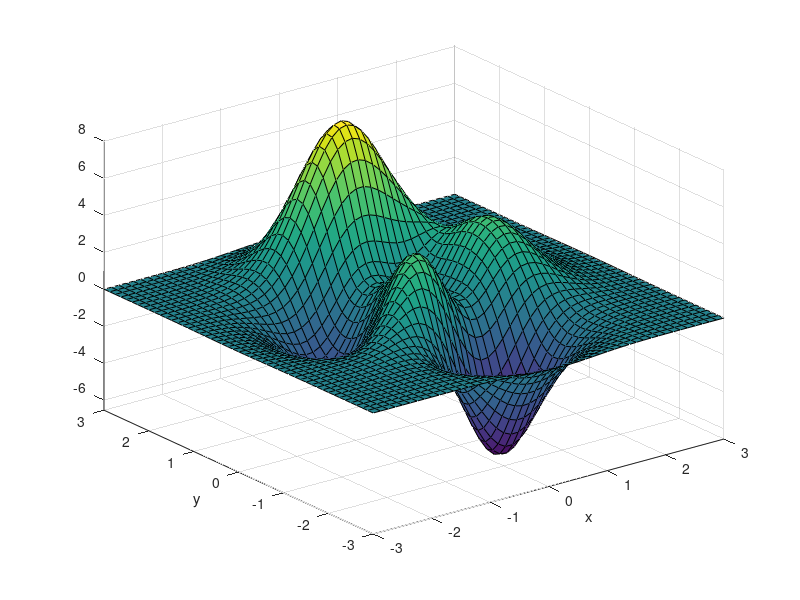

Reproduce this figure in MATLAB. (Note: this script raises an error after producing the figure.)
%=============================================================================
% Copyright (c) 2016-present Allan CORNET (Nelson)
%=============================================================================
% This file is part of the Nelson.
%=============================================================================
% LICENCE_BLOCK_BEGIN
% SPDX-License-Identifier: LGPL-3.0-or-later
% LICENCE_BLOCK_END
%=============================================================================
function varargout = peaks (varargin)
  narginchk(0, 2);
  nargoutchk(0, 3);
  
  if nargin == 0
    dx = 1 / 8;
    [x, y] = meshgrid(-3 : dx : 3);
  elseif nargin == 1
    param1 = varargin{1};
    if length(param1) == 1
      [x, y] = meshgrid(linspace(-3, 3, param1));
    else
      [x, y] = meshgrid(param1, param1);     
    end
  else
    x = varargin{1};
    y = varargin{2};
  end
  
  part1 = 3 * (1 - x) .^ 2 .* exp(-(x .^ 2) - (y + 1) .^ 2);
  part2 = 10*(x / 5 - x .^ 3 - y .^ 5) .* exp(-x .^ 2 - y .^ 2);
  part3 = 1 / 3 *exp(-(x + 1) .^ 2 - y .^ 2);
  z =  part1 - part2 - part3;
  
  if nargout == 0
    disp(' ')
    disp('z =  3*(1-x).^2.*exp(-(x.^2) - (y+1).^2) ... ')
    disp('   - 10*(x/5 - x.^3 - y.^5).*exp(-x.^2-y.^2) ... ')
    disp('   - 1/3*exp(-(x+1).^2 - y.^2) ')
    disp(' ')
    surf(x, y, z);
    axis('tight')
    xlabel('x');
    ylabel('y');
    title(_('Peaks'));
  elseif nargout == 1
    varargout{1} = z;
  else
    varargout{1} = x;
  end
  
  if nargout > 1
    varargout{2} = y;
  end
  if nargout > 2
    varargout{3} = z;
  end
end
